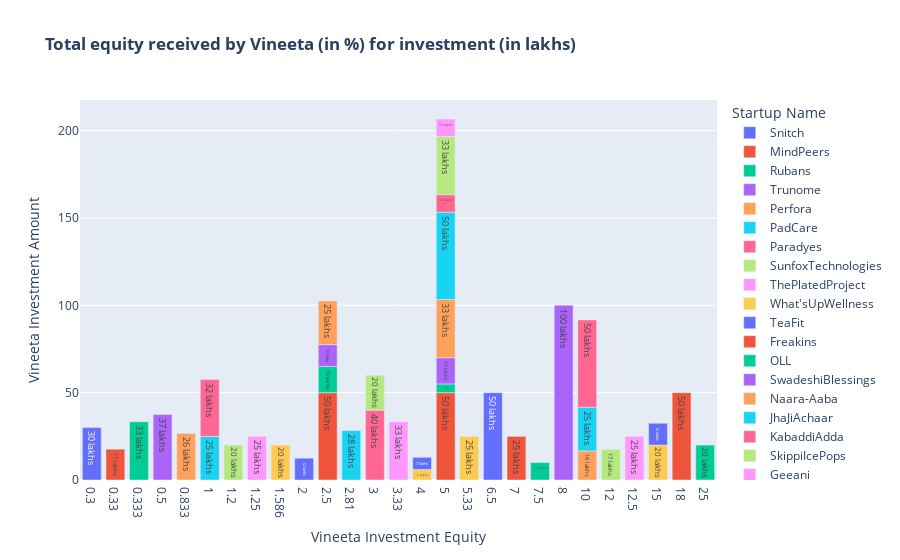

The cell this chart's notebook holds for it:
### Code cell
# Visualization Code
tmpdf = shark_tank.loc[shark_tank['Vineeta Investment Amount']>0] [["Startup Name","Vineeta Investment Amount","Vineeta Investment Equity"]].sort_values(by="Vineeta Investment Equity")
fig = px.bar(tmpdf, x="Vineeta Investment Equity", y='Vineeta Investment Amount', color="Startup Name", template='plotly', title="<b>Total equity received by Vineeta (in %) for investment (in lakhs)</b>", text=tmpdf['Vineeta Investment Amount'].map(int).map(str) + " lakhs")
fig.update_layout(dict(xaxis = dict(type="category")))
fig.show()

### Figure 1 — Plotly figure (JSON) as saved in the notebook; plotly's stock layout.template omitted (floating-point values rounded to 4 significant figures)
{"data": [{"alignmentgroup": "True", "hovertemplate": "Startup Name=Snitch<br>Vineeta Investment Equity=%{x}<br>Vineeta Investment Amount=%{y}<br>text=%{text}<extra></extra>", "legendgroup": "Snitch", "marker": {"color": "#636efa", "pattern": {"shape": ""}}, "name": "Snitch", "offsetgroup": "Snitch", "orientation": "v", "showlegend": true, "text": ["30 lakhs"], "textposition": "auto", "type": "bar", "x": [0.3], "xaxis": "x", "y": [30], "yaxis": "y"}, {"alignmentgroup": "True", "hovertemplate": "Startup Name=MindPeers<br>Vineeta Investment Equity=%{x}<br>Vineeta Investment Amount=%{y}<br>text=%{text}<extra></extra>", "legendgroup": "MindPeers", "marker": {"color": "#EF553B", "pattern": {"shape": ""}}, "name": "MindPeers", "offsetgroup": "MindPeers", "orientation": "v", "showlegend": true, "text": ["17 lakhs"], "textposition": "auto", "type": "bar", "x": [0.33], "xaxis": "x", "y": [17.66], "yaxis": "y"}, {"alignmentgroup": "True", "hovertemplate": "Startup Name=Rubans<br>Vineeta Investment Equity=%{x}<br>Vineeta Investment Amount=%{y}<br>text=%{text}<extra></extra>", "legendgroup": "Rubans", "marker": {"color": "#00cc96", "pattern": {"shape": ""}}, "name": "Rubans", "offsetgroup": "Rubans", "orientation": "v", "showlegend": true, "text": ["33 lakhs"], "textposition": "auto", "type": "bar", "x": [0.333], "xaxis": "x", "y": [33.33], "yaxis": "y"}, {"alignmentgroup": "True", "hovertemplate": "Startup Name=Trunome<br>Vineeta Investment Equity=%{x}<br>Vineeta Investment Amount=%{y}<br>text=%{text}<extra></extra>", "legendgroup": "Trunome", "marker": {"color": "#ab63fa", "pattern": {"shape": ""}}, "name": "Trunome", "offsetgroup": "Trunome", "orientation": "v", "showlegend": true, "text": ["37 lakhs"], "textposition": "auto", "type": "bar", "x": [0.5], "xaxis": "x", "y": [37.5], "yaxis": "y"}, {"alignmentgroup": "True", "hovertemplate": "Startup Name=Perfora<br>Vineeta Investment Equity=%{x}<br>Vineeta Investment Amount=%{y}<br>text=%{text}<extra></extra>", "legendgroup": "Perfora", "marker": {"color": "#FFA15A", "pattern": {"shape": ""}}, "name": "Perfora", "offsetgroup": "Perfora", "orientation": "v", "showlegend": true, "text": ["26 lakhs"], "textposition": "auto", "type": "bar", "x": [0.833], "xaxis": "x", "y": [26.66], "yaxis": "y"}, {"alignmentgroup": "True", "hovertemplate": "Startup Name=PadCare<br>Vineeta Investment Equity=%{x}<br>Vineeta Investment Amount=%{y}<br>text=%{text}<extra></extra>", "legendgroup": "PadCare", "marker": {"color": "#19d3f3", "pattern": {"shape": ""}}, "name": "PadCare", "offsetgroup": "PadCare", "orientation": "v", "showlegend": true, "text": ["25 lakhs"], "textposition": "auto", "type": "bar", "x": [1], "xaxis": "x", "y": [25], "yaxis": "y"}, {"alignmentgroup": "True", "hovertemplate": "Startup Name=Paradyes<br>Vineeta Investment Equity=%{x}<br>Vineeta Investment Amount=%{y}<br>text=%{text}<extra></extra>", "legendgroup": "Paradyes", "marker": {"color": "#FF6692", "pattern": {"shape": ""}}, "name": "Paradyes", "offsetgroup": "Paradyes", "orientation": "v", "showlegend": true, "text": ["32 lakhs"], "textposition": "auto", "type": "bar", "x": [1], "xaxis": "x", "y": [32.5], "yaxis": "y"}, {"alignmentgroup": "True", "hovertemplate": "Startup Name=SunfoxTechnologies<br>Vineeta Investment Equity=%{x}<br>Vineeta Investment Amount=%{y}<br>text=%{text}<extra></extra>", "legendgroup": "SunfoxTechnologies", "marker": {"color": "#B6E880", "pattern": {"shape": ""}}, "name": "SunfoxTechnologies", "offsetgroup": "SunfoxTechnologies", "orientation": "v", "showlegend": true, "text": ["20 lakhs"], "textposition": "auto", "type": "bar", "x": [1.2], "xaxis": "x", "y": [20], "yaxis": "y"}, {"alignmentgroup": "True", "hovertemplate": "Startup Name=ThePlatedProject<br>Vineeta Investment Equity=%{x}<br>Vineeta Investment Amount=%{y}<br>text=%{text}<extra></extra>", "legendgroup": "ThePlatedProject", "marker": {"color": "#FF97FF", "pattern": {"shape": ""}}, "name": "ThePlatedProject", "offsetgroup": "ThePlatedProject", "orientation": "v", "showlegend": true, "text": ["25 lakhs"], "textposition": "auto", "type": "bar", "x": [1.25], "xaxis": "x", "y": [25], "yaxis": "y"}, {"alignmentgroup": "True", "hovertemplate": "Startup Name=What'sUpWellness<br>Vineeta Investment Equity=%{x}<br>Vineeta Investment Amount=%{y}<br>text=%{text}<extra></extra>", "legendgroup": "What'sUpWellness", "marker": {"color": "#FECB52", "pattern": {"shape": ""}}, "name": "What'sUpWellness", "offsetgroup": "What'sUpWellness", "orientation": "v", "showlegend": true, "text": ["20 lakhs"], "textposition": "auto", "type": "bar", "x": [1.586], "xaxis": "x", "y": [20], "yaxis": "y"}, {"alignmentgroup": "True", "hovertemplate": "Startup Name=TeaFit<br>Vineeta Investment Equity=%{x}<br>Vineeta Investment Amount=%{y}<br>text=%{text}<extra></extra>", "legendgroup": "TeaFit", "marker": {"color": "#636efa", "pattern": {"shape": ""}}, "name": "TeaFit", "offsetgroup": "TeaFit", "orientation": "v", "showlegend": true, "text": ["12 lakhs"], "textposition": "auto", "type": "bar", "x": [2], "xaxis": "x", "y": [12.5], "yaxis": "y"}, {"alignmentgroup": "True", "hovertemplate": "Startup Name=Freakins<br>Vineeta Investment Equity=%{x}<br>Vineeta Investment Amount=%{y}<br>text=%{text}<extra></extra>", "legendgroup": "Freakins", "marker": {"color": "#EF553B", "pattern": {"shape": ""}}, "name": "Freakins", "offsetgroup": "Freakins", "orientation": "v", "showlegend": true, "text": ["50 lakhs"], "textposition": "auto", "type": "bar", "x": [2.5], "xaxis": "x", "y": [50], "yaxis": "y"}, {"alignmentgroup": "True", "hovertemplate": "Startup Name=OLL<br>Vineeta Investment Equity=%{x}<br>Vineeta Investment Amount=%{y}<br>text=%{text}<extra></extra>", "legendgroup": "OLL", "marker": {"color": "#00cc96", "pattern": {"shape": ""}}, "name": "OLL", "offsetgroup": "OLL", "orientation": "v", "showlegend": true, "text": ["15 lakhs"], "textposition": "auto", "type": "bar", "x": [2.5], "xaxis": "x", "y": [15], "yaxis": "y"}, {"alignmentgroup": "True", "hovertemplate": "Startup Name=SwadeshiBlessings<br>Vineeta Investment Equity=%{x}<br>Vineeta Investment Amount=%{y}<br>text=%{text}<extra></extra>", "legendgroup": "SwadeshiBlessings", "marker": {"color": "#ab63fa", "pattern": {"shape": ""}}, "name": "SwadeshiBlessings", "offsetgroup": "SwadeshiBlessings", "orientation": "v", "showlegend": true, "text": ["12 lakhs"], "textposition": "auto", "type": "bar", "x": [2.5], "xaxis": "x", "y": [12.5], "yaxis": "y"}, {"alignmentgroup": "True", "hovertemplate": "Startup Name=Naara-Aaba<br>Vineeta Investment Equity=%{x}<br>Vineeta Investment Amount=%{y}<br>text=%{text}<extra></extra>", "legendgroup": "Naara-Aaba", "marker": {"color": "#FFA15A", "pattern": {"shape": ""}}, "name": "Naara-Aaba", "offsetgroup": "Naara-Aaba", "orientation": "v", "showlegend": true, "text": ["25 lakhs"], "textposition": "auto", "type": "bar", "x": [2.5], "xaxis": "x", "y": [25], "yaxis": "y"}, {"alignmentgroup": "True", "hovertemplate": "Startup Name=JhaJiAchaar<br>Vineeta Investment Equity=%{x}<br>Vineeta Investment Amount=%{y}<br>text=%{text}<extra></extra>", "legendgroup": "JhaJiAchaar", "marker": {"color": "#19d3f3", "pattern": {"shape": ""}}, "name": "JhaJiAchaar", "offsetgroup": "JhaJiAchaar", "orientation": "v", "showlegend": true, "text": ["28 lakhs"], "textposition": "auto", "type": "bar", "x": [2.81], "xaxis": "x", "y": [28.3], "yaxis": "y"}, {"alignmentgroup": "True", "hovertemplate": "Startup Name=KabaddiAdda<br>Vineeta Investment Equity=%{x}<br>Vineeta Investment Amount=%{y}<br>text=%{text}<extra></extra>", "legendgroup": "KabaddiAdda", "marker": {"color": "#FF6692", "pattern": {"shape": ""}}, "name": "KabaddiAdda", "offsetgroup": "KabaddiAdda", "orientation": "v", "showlegend": true, "text": ["40 lakhs"], "textposition": "auto", "type": "bar", "x": [3], "xaxis": "x", "y": [40], "yaxis": "y"}, {"alignmentgroup": "True", "hovertemplate": "Startup Name=SkippiIcePops<br>Vineeta Investment Equity=%{x}<br>Vineeta Investment Amount=%{y}<br>text=%{text}<extra></extra>", "legendgroup": "SkippiIcePops", "marker": {"color": "#B6E880", "pattern": {"shape": ""}}, "name": "SkippiIcePops", "offsetgroup": "SkippiIcePops", "orientation": "v", "showlegend": true, "text": ["20 lakhs"], "textposition": "auto", "type": "bar", "x": [3], "xaxis": "x", "y": [20], "yaxis": "y"}, {"alignmentgroup": "True", "hovertemplate": "Startup Name=Geeani<br>Vineeta Investment Equity=%{x}<br>Vineeta Investment Amount=%{y}<br>text=%{text}<extra></extra>", "legendgroup": "Geeani", "marker": {"color": "#FF97FF", "pattern": {"shape": ""}}, "name": "Geeani", "offsetgroup": "Geeani", "orientation": "v", "showlegend": true, "text": ["33 lakhs"], "textposition": "auto", "type": "bar", "x": [3.33], "xaxis": "x", "y": [33.33], "yaxis": "y"}, {"alignmentgroup": "True", "hovertemplate": "Startup Name=Mahantam<br>Vineeta Investment Equity=%{x}<br>Vineeta Investment Amount=%{y}<br>text=%{text}<extra></extra>", "legendgroup": "Mahantam", "marker": {"color": "#FECB52", "pattern": {"shape": ""}}, "name": "Mahantam", "offsetgroup": "Mahantam", "orientation": "v", "showlegend": true, "text": ["6 lakhs"], "textposition": "auto", "type": "bar", "x": [4], "xaxis": "x", "y": [6], "yaxis": "y"}, {"alignmentgroup": "True", "hovertemplate": "Startup Name=SneaKare<br>Vineeta Investment Equity=%{x}<br>Vineeta Investment Amount=%{y}<br>text=%{text}<extra></extra>", "legendgroup": "SneaKare", "marker": {"color": "#636efa", "pattern": {"shape": ""}}, "name": "SneaKare", "offsetgroup": "SneaKare", "orientation": "v", "showlegend": true, "text": ["7 lakhs"], "textposition": "auto", "type": "bar", "x": [4], "xaxis": "x", "y": [7], "yaxis": "y"}, {"alignmentgroup": "True", "hovertemplate": "Startup Name=Winston<br>Vineeta Investment Equity=%{x}<br>Vineeta Investment Amount=%{y}<br>text=%{text}<extra></extra>", "legendgroup": "Winston", "marker": {"color": "#EF553B", "pattern": {"shape": ""}}, "name": "Winston", "offsetgroup": "Winston", "orientation": "v", "showlegend": true, "text": ["50 lakhs"], "textposition": "auto", "type": "bar", "x": [5], "xaxis": "x", "y": [50], "yaxis": "y"}, {"alignmentgroup": "True", "hovertemplate": "Startup Name=ForeverModest<br>Vineeta Investment Equity=%{x}<br>Vineeta Investment Amount=%{y}<br>text=%{text}<extra></extra>", "legendgroup": "ForeverModest", "marker": {"color": "#00cc96", "pattern": {"shape": ""}}, "name": "ForeverModest", "offsetgroup": "ForeverModest", "orientation": "v", "showlegend": true, "text": ["5 lakhs"], "textposition": "auto", "type": "bar", "x": [5], "xaxis": "x", "y": [5], "yaxis": "y"}, {"alignmentgroup": "True", "hovertemplate": "Startup Name=TheSimplySalad<br>Vineeta Investment Equity=%{x}<br>Vineeta Investment Amount=%{y}<br>text=%{text}<extra></extra>", "legendgroup": "TheSimplySalad", "marker": {"color": "#ab63fa", "pattern": {"shape": ""}}, "name": "TheSimplySalad", "offsetgroup": "TheSimplySalad", "orientation": "v", "showlegend": true, "text": ["15 lakhs"], "textposition": "auto", "type": "bar", "x": [5], "xaxis": "x", "y": [15], "yaxis": "y"}, {"alignmentgroup": "True", "hovertemplate": "Startup Name=Get-A-Whey<br>Vineeta Investment Equity=%{x}<br>Vineeta Investment Amount=%{y}<br>text=%{text}<extra></extra>", "legendgroup": "Get-A-Whey", "marker": {"color": "#FFA15A", "pattern": {"shape": ""}}, "name": "Get-A-Whey", "offsetgroup": "Get-A-Whey", "orientation": "v", "showlegend": true, "text": ["33 lakhs"], "textposition": "auto", "type": "bar", "x": [5], "xaxis": "x", "y": [33.33], "yaxis": "y"}, {"alignmentgroup": "True", "hovertemplate": "Startup Name=WatchoutWearables<br>Vineeta Investment Equity=%{x}<br>Vineeta Investment Amount=%{y}<br>text=%{text}<extra></extra>", "legendgroup": "WatchoutWearables", "marker": {"color": "#19d3f3", "pattern": {"shape": ""}}, "name": "WatchoutWearables", "offsetgroup": "WatchoutWearables", "orientation": "v", "showlegend": true, "text": ["50 lakhs"], "textposition": "auto", "type": "bar", "x": [5], "xaxis": "x", "y": [50], "yaxis": "y"}, {"alignmentgroup": "True", "hovertemplate": "Startup Name=Dorji<br>Vineeta Investment Equity=%{x}<br>Vineeta Investment Amount=%{y}<br>text=%{text}<extra></extra>", "legendgroup": "Dorji", "marker": {"color": "#FF6692", "pattern": {"shape": ""}}, "name": "Dorji", "offsetgroup": "Dorji", "orientation": "v", "showlegend": true, "text": ["10 lakhs"], "textposition": "auto", "type": "bar", "x": [5], "xaxis": "x", "y": [10], "yaxis": "y"}, {"alignmentgroup": "True", "hovertemplate": "Startup Name=HumpyA2<br>Vineeta Investment Equity=%{x}<br>Vineeta Investment Amount=%{y}<br>text=%{text}<extra></extra>", "legendgroup": "HumpyA2", "marker": {"color": "#B6E880", "pattern": {"shape": ""}}, "name": "HumpyA2", "offsetgroup": "HumpyA2", "orientation": "v", "showlegend": true, "text": ["33 lakhs"], "textposition": "auto", "type": "bar", "x": [5], "xaxis": "x", "y": [33.33], "yaxis": "y"}, {"alignmentgroup": "True", "hovertemplate": "Startup Name=NomadFoodProject<br>Vineeta Investment Equity=%{x}<br>Vineeta Investment Amount=%{y}<br>text=%{text}<extra></extra>", "legendgroup": "NomadFoodProject", "marker": {"color": "#FF97FF", "pattern": {"shape": ""}}, "name": "NomadFoodProject", "offsetgroup": "NomadFoodProject", "orientation": "v", "showlegend": true, "text": ["10 lakhs"], "textposition": "auto", "type": "bar", "x": [5], "xaxis": "x", "y": [10], "yaxis": "y"}, {"alignmentgroup": "True", "hovertemplate": "Startup Name=BluePineFoods<br>Vineeta Investment Equity=%{x}<br>Vineeta Investment Amount=%{y}<br>text=%{text}<extra></extra>", "legendgroup": "BluePineFoods", "marker": {"color": "#FECB52", "pattern": {"shape": ""}}, "name": "BluePineFoods", "offsetgroup": "BluePineFoods", "orientation": "v", "showlegend": true, "text": ["25 lakhs"], "textposition": "auto", "type": "bar", "x": [5.33], "xaxis": "x", "y": [25], "yaxis": "y"}, {"alignmentgroup": "True", "hovertemplate": "Startup Name=HealthyMaster<br>Vineeta Investment Equity=%{x}<br>Vineeta Investment Amount=%{y}<br>text=%{text}<extra></extra>", "legendgroup": "HealthyMaster", "marker": {"color": "#636efa", "pattern": {"shape": ""}}, "name": "HealthyMaster", "offsetgroup": "HealthyMaster", "orientation": "v", "showlegend": true, "text": ["50 lakhs"], "textposition": "auto", "type": "bar", "x": [6.5], "xaxis": "x", "y": [50], "yaxis": "y"}, {"alignmentgroup": "True", "hovertemplate": "Startup Name=WakaoFoods<br>Vineeta Investment Equity=%{x}<br>Vineeta Investment Amount=%{y}<br>text=%{text}<extra></extra>", "legendgroup": "WakaoFoods", "marker": {"color": "#EF553B", "pattern": {"shape": ""}}, "name": "WakaoFoods", "offsetgroup": "WakaoFoods", "orientation": "v", "showlegend": true, "text": ["25 lakhs"], "textposition": "auto", "type": "bar", "x": [7], "xaxis": "x", "y": [25], "yaxis": "y"}, {"alignmentgroup": "True", "hovertemplate": "Startup Name=JainShikanji<br>Vineeta Investment Equity=%{x}<br>Vineeta Investment Amount=%{y}<br>text=%{text}<extra></extra>", "legendgroup": "JainShikanji", "marker": {"color": "#00cc96", "pattern": {"shape": ""}}, "name": "JainShikanji", "offsetgroup": "JainShikanji", "orientation": "v", "showlegend": true, "text": ["10 lakhs"], "textposition": "auto", "type": "bar", "x": [7.5], "xaxis": "x", "y": [10], "yaxis": "y"}, {"alignmentgroup": "True", "hovertemplate": "Startup Name=TheGreenSnack<br>Vineeta Investment Equity=%{x}<br>Vineeta Investment Amount=%{y}<br>text=%{text}<extra></extra>", "legendgroup": "TheGreenSnack", "marker": {"color": "#ab63fa", "pattern": {"shape": ""}}, "name": "TheGreenSnack", "offsetgroup": "TheGreenSnack", "orientation": "v", "showlegend": true, "text": ["100 lakhs"], "textposition": "auto", "type": "bar", "x": [8], "xaxis": "x", "y": [100], "yaxis": "y"}, {"alignmentgroup": "True", "hovertemplate": "Startup Name=GoldSafeSolutions<br>Vineeta Investment Equity=%{x}<br>Vineeta Investment Amount=%{y}<br>text=%{text}<extra></extra>", "legendgroup": "GoldSafeSolutions", "marker": {"color": "#FFA15A", "pattern": {"shape": ""}}, "name": "GoldSafeSolutions", "offsetgroup": "GoldSafeSolutions", "orientation": "v", "showlegend": true, "text": ["16 lakhs"], "textposition": "auto", "type": "bar", "x": [10], "xaxis": "x", "y": [16.66], "yaxis": "y"}, {"alignmentgroup": "True", "hovertemplate": "Startup Name=HoneyVeda<br>Vineeta Investment Equity=%{x}<br>Vineeta Investment Amount=%{y}<br>text=%{text}<extra></extra>", "legendgroup": "HoneyVeda", "marker": {"color": "#19d3f3", "pattern": {"shape": ""}}, "name": "HoneyVeda", "offsetgroup": "HoneyVeda", "orientation": "v", "showlegend": true, "text": ["25 lakhs"], "textposition": "auto", "type": "bar", "x": [10], "xaxis": "x", "y": [25], "yaxis": "y"}, {"alignmentgroup": "True", "hovertemplate": "Startup Name=NutriCook<br>Vineeta Investment Equity=%{x}<br>Vineeta Investment Amount=%{y}<br>text=%{text}<extra></extra>", "legendgroup": "NutriCook", "marker": {"color": "#FF6692", "pattern": {"shape": ""}}, "name": "NutriCook", "offsetgroup": "NutriCook", "orientation": "v", "showlegend": true, "text": ["50 lakhs"], "textposition": "auto", "type": "bar", "x": [10], "xaxis": "x", "y": [50], "yaxis": "y"}, {"alignmentgroup": "True", "hovertemplate": "Startup Name=TheQuirkyNaari<br>Vineeta Investment Equity=%{x}<br>Vineeta Investment Amount=%{y}<br>text=%{text}<extra></extra>", "legendgroup": "TheQuirkyNaari", "marker": {"color": "#B6E880", "pattern": {"shape": ""}}, "name": "TheQuirkyNaari", "offsetgroup": "TheQuirkyNaari", "orientation": "v", "showlegend": true, "text": ["17 lakhs"], "textposition": "auto", "type": "bar", "x": [12], "xaxis": "x", "y": [17.5], "yaxis": "y"}, {"alignmentgroup": "True", "hovertemplate": "Startup Name=CosIQ<br>Vineeta Investment Equity=%{x}<br>Vineeta Investment Amount=%{y}<br>text=%{text}<extra></extra>", "legendgroup": "CosIQ", "marker": {"color": "#FF97FF", "pattern": {"shape": ""}}, "name": "CosIQ", "offsetgroup": "CosIQ", "orientation": "v", "showlegend": true, "text": ["25 lakhs"], "textposition": "auto", "type": "bar", "x": [12.5], "xaxis": "x", "y": [25], "yaxis": "y"}, {"alignmentgroup": "True", "hovertemplate": "Startup Name=NOCD<br>Vineeta Investment Equity=%{x}<br>Vineeta Investment Amount=%{y}<br>text=%{text}<extra></extra>", "legendgroup": "NOCD", "marker": {"color": "#FECB52", "pattern": {"shape": ""}}, "name": "NOCD", "offsetgroup": "NOCD", "orientation": "v", "showlegend": true, "text": ["20 lakhs"], "textposition": "auto", "type": "bar", "x": [15], "xaxis": "x", "y": [20], "yaxis": "y"}, {"alignmentgroup": "True", "hovertemplate": "Startup Name=HeartUpMySleeves<br>Vineeta Investment Equity=%{x}<br>Vineeta Investment Amount=%{y}<br>text=%{text}<extra></extra>", "legendgroup": "HeartUpMySleeves", "marker": {"color": "#636efa", "pattern": {"shape": ""}}, "name": "HeartUpMySleeves", "offsetgroup": "HeartUpMySleeves", "orientation": "v", "showlegend": true, "text": ["12 lakhs"], "textposition": "auto", "type": "bar", "x": [15], "xaxis": "x", "y": [12.5], "yaxis": "y"}, {"alignmentgroup": "True", "hovertemplate": "Startup Name=SoupX<br>Vineeta Investment Equity=%{x}<br>Vineeta Investment Amount=%{y}<br>text=%{text}<extra></extra>", "legendgroup": "SoupX", "marker": {"color": "#EF553B", "pattern": {"shape": ""}}, "name": "SoupX", "offsetgroup": "SoupX", "orientation": "v", "showlegend": true, "text": ["50 lakhs"], "textposition": "auto", "type": "bar", "x": [18], "xaxis": "x", "y": [50], "yaxis": "y"}, {"alignmentgroup": "True", "hovertemplate": "Startup Name=BoozScooters<br>Vineeta Investment Equity=%{x}<br>Vineeta Investment Amount=%{y}<br>text=%{text}<extra></extra>", "legendgroup": "BoozScooters", "marker": {"color": "#00cc96", "pattern": {"shape": ""}}, "name": "BoozScooters", "offsetgroup": "BoozScooters", "orientation": "v", "showlegend": true, "text": ["20 lakhs"], "textposition": "auto", "type": "bar", "x": [25], "xaxis": "x", "y": [20], "yaxis": "y"}], "layout": {"barmode": "relative", "legend": {"title": {"text": "Startup Name"}, "tracegroupgap": 0}, "title": {"text": "<b>Total equity received by Vineeta (in %) for investment (in lakhs)</b>"}, "xaxis": {"anchor": "y", "domain": [0, 1], "title": {"text": "Vineeta Investment Equity"}, "type": "category"}, "yaxis": {"anchor": "x", "domain": [0, 1], "title": {"text": "Vineeta Investment Amount"}}}}
